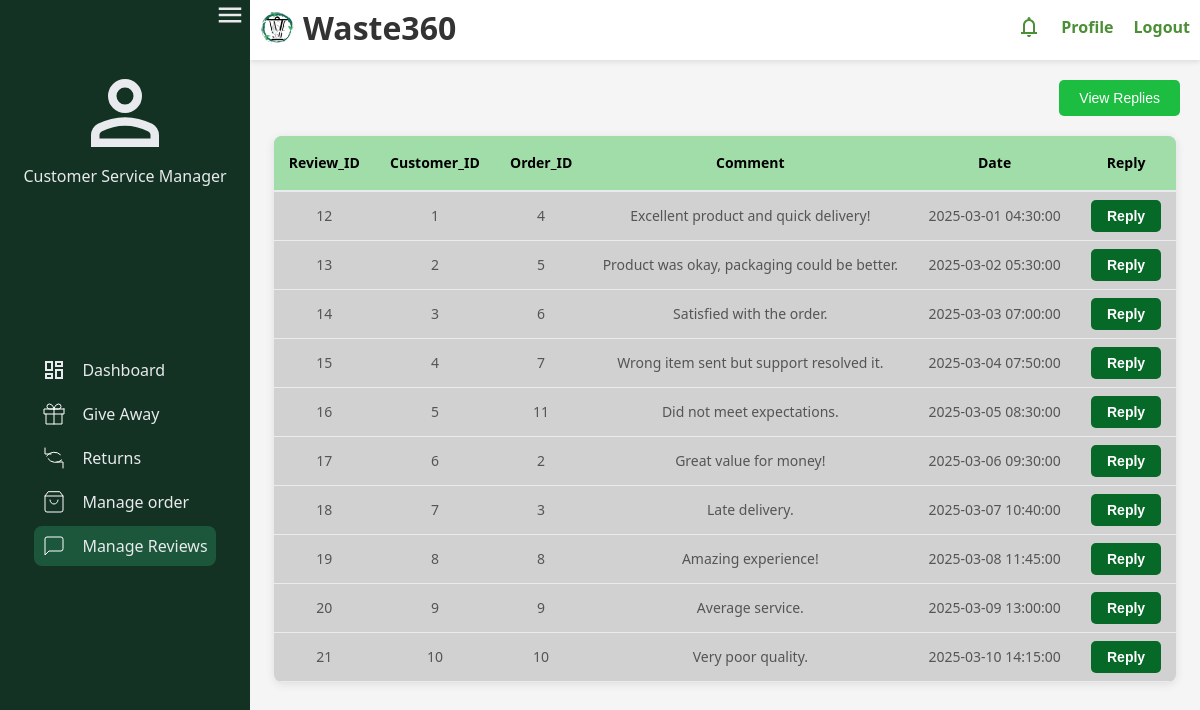
/src/roles/customerServiceManager/html/manage_reviews/manage_reviews.php, run on an earlier commit of the app's database.
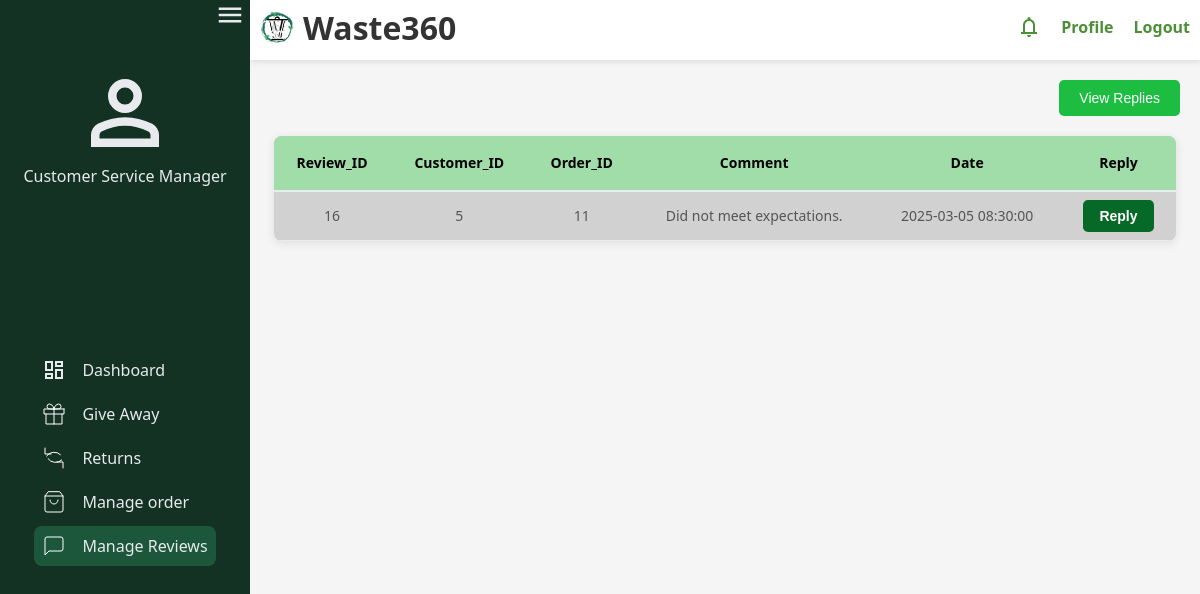
And on a later commit of the database.
### tables this page shows
CREATE TABLE `review` (
  `review_id` int(11) NOT NULL,
  `customer_id` int(11) NOT NULL,
  `order_id` int(11) NOT NULL,
  `rating` int(11) DEFAULT NULL,
  `comment` text DEFAULT NULL,
  `date` timestamp NULL DEFAULT NULL,
  `dateModified` timestamp NULL DEFAULT NULL,
  `status` enum('pending', 'replied', '', '') NOT NULL
);

### src/roles/customerServiceManager/html/manage_reviews/manage_reviews.php (the view, shortened to what this page needs)
<?php
include "../../../../connect.php";
?>
<!DOCTYPE html>
<html lang="en">
<head>
  <link rel="stylesheet" href="../../styles/common.css">
  <link rel="stylesheet" href="../../styles/sidebar.css">
  <link rel="stylesheet" href="../../styles/manage_review/manage_review.css">
</head>
<body>
  <nav id="sidebar">
    <button id="toggle-btn" onclick="toggleSidebar()" class="toggle-btn">
      <img src="../../../../assets/menu.svg" alt="menu" />
    </button>
    <div class="sidebar-container">
      <div class="prof-picture">
        <img src="../../../../assets/user.svg" alt="profile" />
        <span class="user-title">Customer Service Manager</span>
      </div>
      <div>
        <ul>
          <li>
            <a href="../home.html"><img src="../../../../assets/dashboard.svg"
                alt="dashboard" /><span class="sidebar-titles">Dashboard</span></a>
          </li>
          <li>
            <a href="../give_away/give_away_request.html"><img
                src="../../../../assets/give_away.svg" /><span class="sidebar-titles">Give Away</span></a>
          </li>
          <li>
            <a href="../returns/returns.html"><img
                src="../../../../assets/returns.svg" /><span class="sidebar-titles">Returns</span></a>
          </li>
          <li>
            <a href="../manage_orders/manage_order.html"><img
                src="../../../../assets/manage_order.svg" /><span class="sidebar-titles">Manage order</span></a>
          </li>
          <li>
            <a href="../manage_reviews/manage_reviews.php" class="sidebar-active"><img src="../../../../assets/reviews.svg" /><span class="sidebar-titles">Manage
                Reviews</span></a>
          </li>
        </ul>
      </div>
    </div>
  </nav>
  <div class="content">
  <header class="header">
      <div class="logo">
        <img src="../../../../assets/Waste360.png" alt="logo" />
        <h1>Waste360</h1>
      </div>
      <nav class="nav">
        <ul>
          <li><a href="#"><img src="../../../../assets/notifications.svg"></a></li>
          <li><a href="#">Profile</a></li>
          <li><a href="#">Logout</a></li>
        </ul>
      </nav>
    </header>
    <div class="rep-button">
      <button class="reply-button"> <a href="replied_table.php">View Replies</a></button>
    </div>
    <div class="box">
      <div class="table-container">
        <table id="collectionTable">
            <thead>
                <tr>
                    <th>Review_ID</th>
                    <th>Customer_ID</th>
                    <th>Order_ID</th>
                    <th>Comment</th>
                    <th>Date</th>
                    <th>Reply</th>
                </tr>
            </thead>
            <tbody>
            <?php
            $sql = "SELECT * FROM review";
            $result = mysqli_query($con, $sql);
            if (mysqli_num_rows($result) > 0) {
                while ($row = mysqli_fetch_assoc($result)) {
                    echo "<tr>";
                    echo "<td>" . $row["review_id"] . "</td>";
                    echo "<td>" . $row["customer_id"] . "</td>";
                    echo "<td>" . $row["order_id"] . "</td>";
                    echo "<td>" . $row["comment"] . "</td>";
                    echo "<td>" . $row["date"] . "</td>";
                    echo "<td>
                    <button><a href='reply.php?review_id=" . $row['review_id'] . "'>
                        Reply</button>
                    </a>
                    </td>";
                    echo "</tr>";
                }
            }
            else {
                echo "<tr><td colspan='6'>No data found</td></tr>";
            }
            ?>
        </tbody>
        </table>
    </div>
  </div>
</body>
</html>

### src/roles/customerServiceManager/styles/common.css (style rules this page uses)
* { margin: 0; padding: 0; box-sizing: border-box; }
html { font-family: Poppins, sans-serif; line-height: 1.5rem; }
body { background-color: #f5f5f5; color: #333; min-height: 100vh; display: grid; grid-template-columns: auto 1fr; }
.content { position: relative; }
header { display: flex; justify-content: space-between; align-items: center; padding: 10px; background-color: #fff; box-shadow: 0 2px 5px rgba(0, 0, 0, 0.1); flex-wrap: wrap; }
.logo { display: flex; align-items: center; margin-bottom: 5px; }
.logo img { width: 35px; height: 35px; border-radius: 50%; margin-right: 8px; }
.nav { display: flex; gap: 8px; flex-wrap: wrap; }
.nav a { text-decoration: none; color: #4c8f36; font-weight: bold; }
.nav ul { list-style: none; display: flex; gap: 20px; }
.nav ul li a { color: #4c8f36; text-decoration: none; font-weight: bold; }

### src/roles/customerServiceManager/styles/sidebar.css (style rules this page uses)
#sidebar { position: sticky; top: 0; height: 100vh; width: 250px; background-color: #133223; transition: all 200ms ease-out; z-index: 1000; }
#sidebar .sidebar-container { display: grid; grid-template-rows: 250px auto 50px; align-content: space-between; min-height: 90vh; }
#sidebar .sidebar-container div { place-self: center; }
#sidebar .prof-picture { display: flex; flex-direction: column; }
#sidebar .user-title { color: #e8eaed; }
#sidebar ul { list-style: none; }
#sidebar ul li { margin-bottom: 4px; }
#sidebar a, #sidebar .dropdown-button { border-radius: 0.5em; padding: 0.5em; text-decoration: none; color: #e8eaed; display: flex; align-items: center; }
#sidebar .dropdown-button, #sidebar .toggle-btn { background: none; border: none; font: inherit; cursor: pointer; text-align: left; }
#sidebar .sidebar-active { background-color: #1c573b; }
#sidebar .toggle-btn { display: flex; text-align: right; position: absolute; right: 5px; }
#sidebar .toggle-btn img { width: 30px; }
#sidebar .sidebar-titles { margin-left: 1rem; }

### src/roles/customerServiceManager/styles/manage_review/manage_review.css (style rules this page uses)
:root { --primary-color: #2e7d32; --primary-hover: #1b5e20; --text-color: #333; --border-color: #ddd; --background-color: #f5f5f5; }
body { margin: 0; padding: 0; font-family: 'Segoe UI', Tahoma, Geneva, Verdana, sans-serif; background-color: var(--background-color); color: var(--text-color); }
.table-container { width: 95%; margin: 20px auto; background: #d1d1d1; border-radius: 8px; box-shadow: 0 2px 10px rgba(0, 0, 0, 0.1); overflow: hidden; }
#collectionTable { width: 100%; border-collapse: collapse; font-size: 14px; }
#collectionTable thead { background-color: #a1dda9; }
#collectionTable th { padding: 15px; text-align: center; font-weight: 600; color: black; border-bottom: 2px solid #e9ecef; }
#collectionTable td { padding: 12px 15px; border-bottom: 1px solid #e9ecef; color: #555; text-align: center; }
#collectionTable td a { text-decoration: none; }
.rep-button { margin: 20px; text-align: right; }
.reply-button { background-color: #1dbd42; color: white; border: none; padding: 10px 20px; border-radius: 5px; cursor: pointer; font-size: 14px; font-weight: 500; transition: background-color 0.2s ease; }
.reply-button a { color: white; text-decoration: none; }
.table-container td button a { display: inline; color: white; border: none; padding: 8px 16px; border-radius: 5px; cursor: pointer; font-size: 14px; font-weight: bold; transition: background-color 0.2s ease; text-decoration: none; }
.table-container td button { background-color: transparent; border: none; cursor: pointer; }
.table-container td button a[href*="reply.php"] { background-color: #066927; }

What changed in the data, as far as the page shows it:
removed review: review_id "12", customer "1", order "4", comment "Excellent product and quick delivery!", date "2025-03-01 04:30:00"
removed review: review_id "13", customer "2", order "5", comment "Product was okay, packaging could be better.", date "2025-03-02 05:30:00"
removed review: review_id "14", customer "3", order "6", comment "Satisfied with the order.", date "2025-03-03 07:00:00"
removed review: review_id "15", customer "4", order "7", comment "Wrong item sent but support resolved it.", date "2025-03-04 07:50:00"
removed review: review_id "17", customer "6", order "2", comment "Great value for money!", date "2025-03-06 09:30:00"
removed review: review_id "18", customer "7", order "3", comment "Late delivery.", date "2025-03-07 10:40:00"
removed review: review_id "19", customer "8", order "8", comment "Amazing experience!", date "2025-03-08 11:45:00"
removed review: review_id "20", customer "9", order "9", comment "Average service.", date "2025-03-09 13:00:00"
removed review: review_id "21", customer "10", order "10", comment "Very poor quality.", date "2025-03-10 14:15:00"
